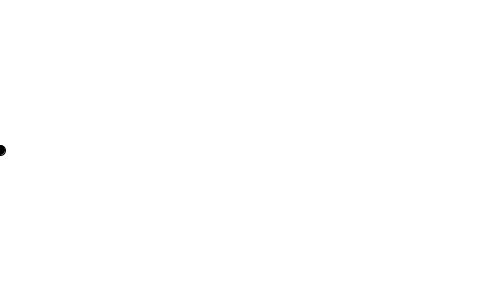
Frame 1 (no input)
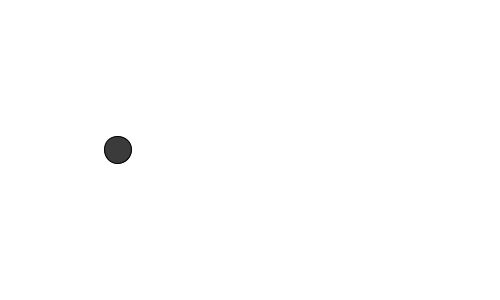
Frame 60 (the mouse pressed at the canvas centre just before this capture)
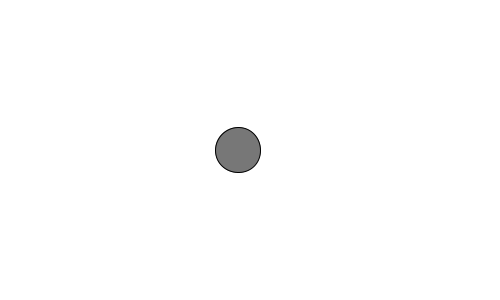
Frame 120 (the mouse held since frame 60 and released just before this capture)

The Processing sketch that drew these frames (run headless with seeded random() and noise(); from frame 60 on, the mouse is pressed at the canvas centre):

// Processing sketch: L05_Animatsiya
// ── L05_Animatsiya.pde
// Урок 5. Анімація: рух, зростання, шлейф
// Натисніть будь-яку клавішу, щоб увімкнути/вимкнути шлейф.

float x = 0;          // 1. Оголосили глобальні змінні
float diameter = 10;
float gray = 0;
boolean trail = false;

void setup() {
  size(500, 300);     // 2. Початкові налаштування
  background(255);
}

void draw() {
  if (trail) {
    noStroke();
    fill(255, 20);    // напівпрозоре «стирання» — плавний шлейф
    rect(0, 0, width, height);
  } else {
    background(255);
  }

  stroke(0);
  fill(gray);
  ellipse(x, height/2, diameter, diameter);   // 3. Використали змінні

  x = x + 2;          // 4. Змінили змінні
  diameter = diameter + 0.3;
  gray = gray + 1;

  if (x > width + diameter/2) {   // повертаємося на початок
    x = -diameter/2;
    diameter = 10;
    gray = 0;
  }
}

void keyPressed() {
  trail = !trail;
}
